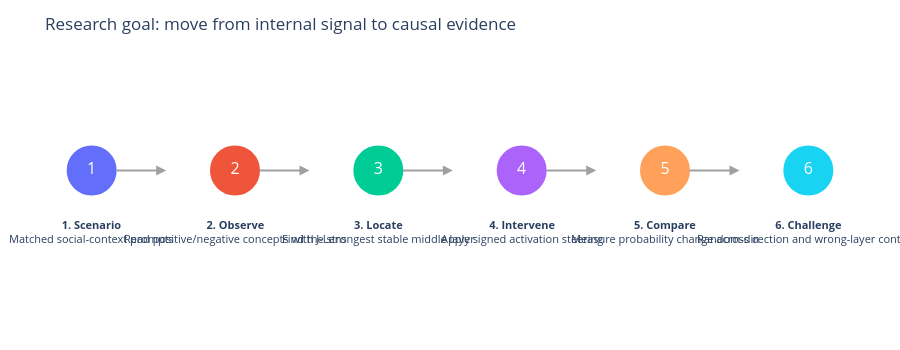

Notebook source saved alongside this figure:
### Markdown cell above
### Visual research story: goal, scenarios, and evidence

This overview is designed as the opening visual for a team presentation. It makes the logic explicit before any technical charts appear.

### Code cell
# Presentation visual 1 — the complete research logic in one view.
stages = [
    ("1. Scenario", "Matched social-context prompts"),
    ("2. Observe", "Read positive/negative concepts with J-Lens"),
    ("3. Locate", "Find the strongest stable middle layer"),
    ("4. Intervene", "Apply signed activation steering"),
    ("5. Compare", "Measure probability change across α"),
    ("6. Challenge", "Random-direction and wrong-layer controls"),
]

story = go.Figure()
for i, (title, subtitle) in enumerate(stages):
    story.add_trace(go.Scatter(
        x=[i], y=[0], mode="markers+text",
        marker=dict(size=52, color=i+1, colorscale="YlOrBr", cmin=1, cmax=len(stages),
                    line=dict(color="white", width=2)),
        text=[str(i+1)], textposition="middle center",
        textfont=dict(color="white", size=16), hovertemplate=f"<b>{title}</b><br>{subtitle}<extra></extra>",
        showlegend=False,
    ))
    story.add_annotation(x=i, y=-0.25, text=f"<b>{title}</b><br>{subtitle}", showarrow=False,
                         align="center", font=dict(size=11))
    if i < len(stages)-1:
        story.add_annotation(x=i+.52, y=0, ax=i+.16, ay=0, xref="x", yref="y", axref="x", ayref="y",
                             text="", showarrow=True, arrowhead=2, arrowwidth=2, arrowcolor="#A0A0A0")
story.update_xaxes(visible=False, range=[-.5, len(stages)-.5])
story.update_yaxes(visible=False, range=[-.65, .45])
story.update_layout(template="plotly_white", height=350, margin=dict(l=20,r=20,t=60,b=20),
                    title="Research goal: move from internal signal to causal evidence")
publish_figure(story, '00_research_story', 'Experimental plan. Selected token contrasts are exploratory probes; the intervention is an activation edit.')

### Figure 1 — Plotly figure (JSON) as saved in the notebook; plotly's stock layout.template omitted (floating-point values rounded to 4 significant figures)
{"data": [{"hovertemplate": "<b>1. Scenario</b><br>Matched social-context prompts<extra></extra>", "marker": {"cmax": 6, "cmin": 1, "color": 1, "colorscale": [[0, "rgb(255,255,229)"], [0.125, "rgb(255,247,188)"], [0.25, "rgb(254,227,145)"], [0.375, "rgb(254,196,79)"], [0.5, "rgb(254,153,41)"], [0.625, "rgb(236,112,20)"], [0.75, "rgb(204,76,2)"], [0.875, "rgb(153,52,4)"], [1, "rgb(102,37,6)"]], "line": {"color": "white", "width": 2}, "size": 52}, "mode": "markers+text", "showlegend": false, "text": ["1"], "textfont": {"color": "white", "size": 16}, "textposition": "middle center", "type": "scatter", "x": [0], "y": [0]}, {"hovertemplate": "<b>2. Observe</b><br>Read positive/negative concepts with J-Lens<extra></extra>", "marker": {"cmax": 6, "cmin": 1, "color": 2, "colorscale": [[0, "rgb(255,255,229)"], [0.125, "rgb(255,247,188)"], [0.25, "rgb(254,227,145)"], [0.375, "rgb(254,196,79)"], [0.5, "rgb(254,153,41)"], [0.625, "rgb(236,112,20)"], [0.75, "rgb(204,76,2)"], [0.875, "rgb(153,52,4)"], [1, "rgb(102,37,6)"]], "line": {"color": "white", "width": 2}, "size": 52}, "mode": "markers+text", "showlegend": false, "text": ["2"], "textfont": {"color": "white", "size": 16}, "textposition": "middle center", "type": "scatter", "x": [1], "y": [0]}, {"hovertemplate": "<b>3. Locate</b><br>Find the strongest stable middle layer<extra></extra>", "marker": {"cmax": 6, "cmin": 1, "color": 3, "colorscale": [[0, "rgb(255,255,229)"], [0.125, "rgb(255,247,188)"], [0.25, "rgb(254,227,145)"], [0.375, "rgb(254,196,79)"], [0.5, "rgb(254,153,41)"], [0.625, "rgb(236,112,20)"], [0.75, "rgb(204,76,2)"], [0.875, "rgb(153,52,4)"], [1, "rgb(102,37,6)"]], "line": {"color": "white", "width": 2}, "size": 52}, "mode": "markers+text", "showlegend": false, "text": ["3"], "textfont": {"color": "white", "size": 16}, "textposition": "middle center", "type": "scatter", "x": [2], "y": [0]}, {"hovertemplate": "<b>4. Intervene</b><br>Apply signed activation steering<extra></extra>", "marker": {"cmax": 6, "cmin": 1, "color": 4, "colorscale": [[0, "rgb(255,255,229)"], [0.125, "rgb(255,247,188)"], [0.25, "rgb(254,227,145)"], [0.375, "rgb(254,196,79)"], [0.5, "rgb(254,153,41)"], [0.625, "rgb(236,112,20)"], [0.75, "rgb(204,76,2)"], [0.875, "rgb(153,52,4)"], [1, "rgb(102,37,6)"]], "line": {"color": "white", "width": 2}, "size": 52}, "mode": "markers+text", "showlegend": false, "text": ["4"], "textfont": {"color": "white", "size": 16}, "textposition": "middle center", "type": "scatter", "x": [3], "y": [0]}, {"hovertemplate": "<b>5. Compare</b><br>Measure probability change across α<extra></extra>", "marker": {"cmax": 6, "cmin": 1, "color": 5, "colorscale": [[0, "rgb(255,255,229)"], [0.125, "rgb(255,247,188)"], [0.25, "rgb(254,227,145)"], [0.375, "rgb(254,196,79)"], [0.5, "rgb(254,153,41)"], [0.625, "rgb(236,112,20)"], [0.75, "rgb(204,76,2)"], [0.875, "rgb(153,52,4)"], [1, "rgb(102,37,6)"]], "line": {"color": "white", "width": 2}, "size": 52}, "mode": "markers+text", "showlegend": false, "text": ["5"], "textfont": {"color": "white", "size": 16}, "textposition": "middle center", "type": "scatter", "x": [4], "y": [0]}, {"hovertemplate": "<b>6. Challenge</b><br>Random-direction and wrong-layer controls<extra></extra>", "marker": {"cmax": 6, "cmin": 1, "color": 6, "colorscale": [[0, "rgb(255,255,229)"], [0.125, "rgb(255,247,188)"], [0.25, "rgb(254,227,145)"], [0.375, "rgb(254,196,79)"], [0.5, "rgb(254,153,41)"], [0.625, "rgb(236,112,20)"], [0.75, "rgb(204,76,2)"], [0.875, "rgb(153,52,4)"], [1, "rgb(102,37,6)"]], "line": {"color": "white", "width": 2}, "size": 52}, "mode": "markers+text", "showlegend": false, "text": ["6"], "textfont": {"color": "white", "size": 16}, "textposition": "middle center", "type": "scatter", "x": [5], "y": [0]}], "layout": {"annotations": [{"align": "center", "font": {"size": 11}, "showarrow": false, "text": "<b>1. Scenario</b><br>Matched social-context prompts", "x": 0, "y": -0.25}, {"arrowcolor": "#A0A0A0", "arrowhead": 2, "arrowwidth": 2, "ax": 0.16, "axref": "x", "ay": 0, "ayref": "y", "showarrow": true, "text": "", "x": 0.52, "xref": "x", "y": 0, "yref": "y"}, {"align": "center", "font": {"size": 11}, "showarrow": false, "text": "<b>2. Observe</b><br>Read positive/negative concepts with J-Lens", "x": 1, "y": -0.25}, {"arrowcolor": "#A0A0A0", "arrowhead": 2, "arrowwidth": 2, "ax": 1.16, "axref": "x", "ay": 0, "ayref": "y", "showarrow": true, "text": "", "x": 1.52, "xref": "x", "y": 0, "yref": "y"}, {"align": "center", "font": {"size": 11}, "showarrow": false, "text": "<b>3. Locate</b><br>Find the strongest stable middle layer", "x": 2, "y": -0.25}, {"arrowcolor": "#A0A0A0", "arrowhead": 2, "arrowwidth": 2, "ax": 2.16, "axref": "x", "ay": 0, "ayref": "y", "showarrow": true, "text": "", "x": 2.52, "xref": "x", "y": 0, "yref": "y"}, {"align": "center", "font": {"size": 11}, "showarrow": false, "text": "<b>4. Intervene</b><br>Apply signed activation steering", "x": 3, "y": -0.25}, {"arrowcolor": "#A0A0A0", "arrowhead": 2, "arrowwidth": 2, "ax": 3.16, "axref": "x", "ay": 0, "ayref": "y", "showarrow": true, "text": "", "x": 3.52, "xref": "x", "y": 0, "yref": "y"}, {"align": "center", "font": {"size": 11}, "showarrow": false, "text": "<b>5. Compare</b><br>Measure probability change across α", "x": 4, "y": -0.25}, {"arrowcolor": "#A0A0A0", "arrowhead": 2, "arrowwidth": 2, "ax": 4.16, "axref": "x", "ay": 0, "ayref": "y", "showarrow": true, "text": "", "x": 4.52, "xref": "x", "y": 0, "yref": "y"}, {"align": "center", "font": {"size": 11}, "showarrow": false, "text": "<b>6. Challenge</b><br>Random-direction and wrong-layer controls", "x": 5, "y": -0.25}], "height": 350, "margin": {"b": 20, "l": 20, "r": 20, "t": 60}, "title": {"text": "Research goal: move from internal signal to causal evidence"}, "xaxis": {"range": [-0.5, 5.5], "visible": false}, "yaxis": {"range": [-0.65, 0.45], "visible": false}}}
